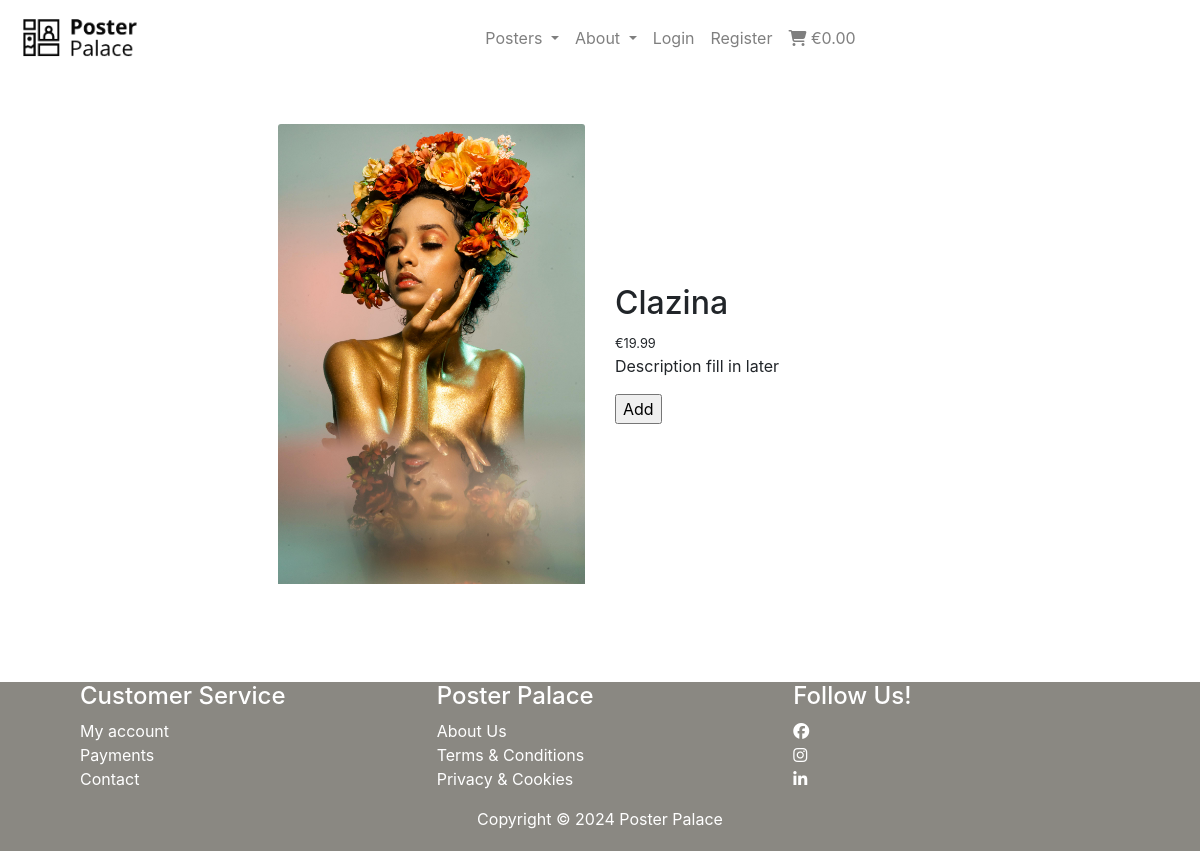
Page /posters/12 on the earlier database version.
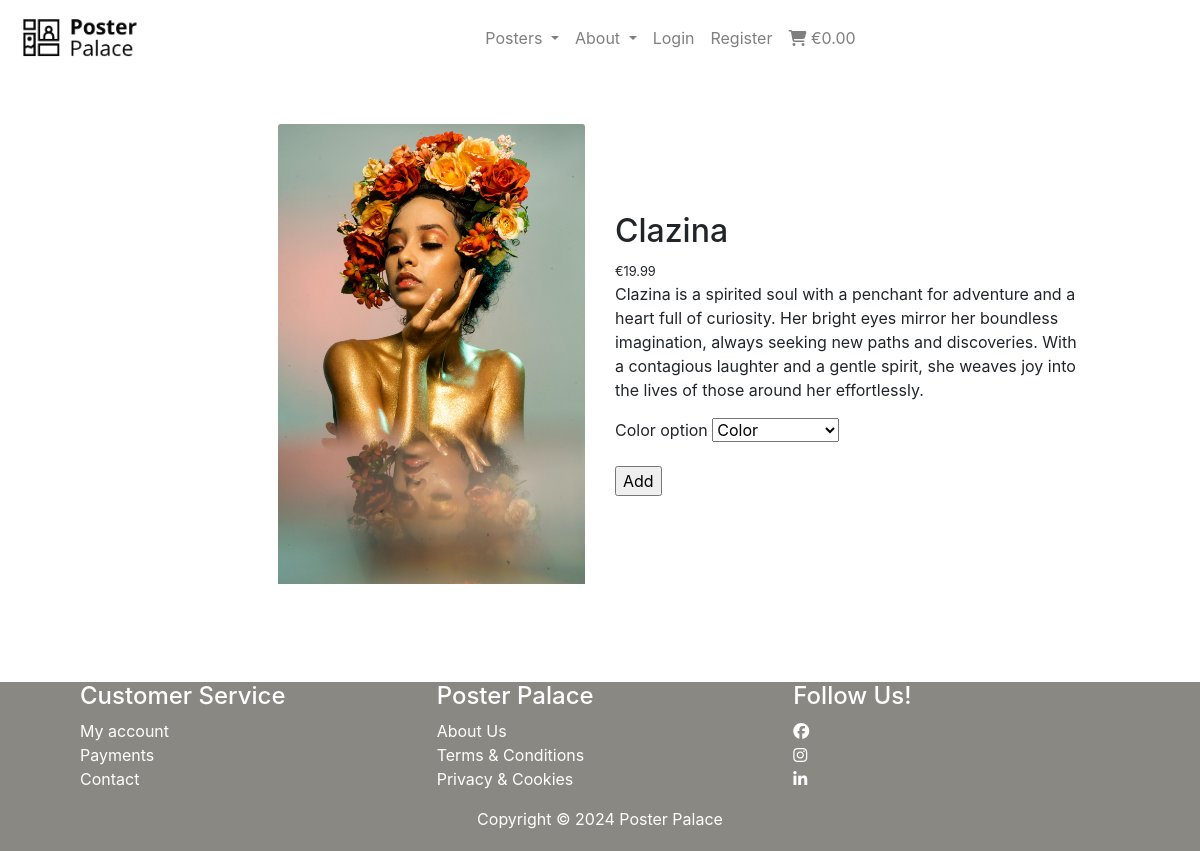
Same page on the later database version.
### posters/models.py (models this page shows, shortened)
class Poster(models.Model):
    category = models.ForeignKey('Category', null=True, blank=True, on_delete=models.SET_NULL)
    sku = models.CharField(max_length=254, null=True, blank=True)
    name = models.CharField(max_length=254)
    description = models.TextField()
    has_color = models.BooleanField(default=False, blank=True, null=True)
    color_option = models.CharField(max_length=15, blank=True, default='Color', choices=COLOR_CHOICES)
    has_sizes = models.BooleanField(default=False, blank=True, null=True)
    size_option = models.CharField(max_length=80, choices=SIZE_CHOICES, default='S')
    price = models.DecimalField(max_digits=6, decimal_places=2)
    rating = models.DecimalField(max_digits=6, decimal_places=2, null=True, blank=True)
    image_url = models.URLField(max_length=1024, null=True, blank=True)
    image = models.ImageField(null=True, blank=True)
    quantity = models.IntegerField(blank=False, default=1)

### posters/views.py (the view)
# urls.py: path('<poster_id>', views.poster_detail, name='poster_detail'),
def poster_detail(request, poster_id):
    poster = get_object_or_404(Poster, pk=poster_id)
    form_color = PosterColor()
    form_quantity = PosterQuantity()
    cart = request.session.get('cart', {})
    in_cart = False
    if poster_id in list(cart.keys()):
        print(cart)
        in_cart = True
    context = {
        'poster': poster,
        'form_color': form_color,
        'form_quantity': form_quantity,
        'cart': cart,
        'in_cart': in_cart,
        }
    return render(request, 'posters/poster_detail.html', context)

### posters/forms.py
class PosterColor(forms.ModelForm):
    class Meta:
        model = Poster
        fields = ('color_option',)

class PosterQuantity(forms.ModelForm):
    class Meta:
        model = Poster
        fields = ('quantity',)

### cart/contexts.py (called while the page is built, shortened)
def shopping_content(request):
    shopping_items = []
    total = 0
    poster_count = 0
    cart = request.session.get('cart', {})
    context = {
        'shopping_items': shopping_items,
        'total': total,
        'poster_count': poster_count,
    }
    return context

### posters/templates/posters/poster_detail.html (shortened to what this page needs)
{% extends "base.html" %}
{% load static %}
{% block content %}
<section>
    <div class="container">
        <div class="row">
            <div class="col-12 col-md-6 col-lg-4 offset-lg-2">
                <div class="image-container my-5">
                    {% if poster.image %}
                        <a href="{{ poster.image.url }}" target="_blank">
                            <img class="card-img-top img-fluid" src="{{ poster.image.url }}" alt="{{ poster.name }}">
                        </a>
                        {% else %}
                        <a href="">
                            <img class="card-img-top img-fluid" src="{{ MEDIA_URL }}noimage.png" alt="{{ poster.name }}">
                        </a>
                    {% endif %}
                </div>
            </div>
            <div class="col">
                <h2 class="top">{{ poster.name}}</h2><small>€{{ poster.price }}</small>
                <p>{{ poster.description }}</p>
                <form id="myForm" class="form" action="{% url 'add_to_cart' poster.id %}" method="POST">
                {% if poster.has_color %}
                    {{ form_color | crispy }}
                {% endif %}
                <input type="submit" class="add-to-cart" value="Add" {% if in_cart %}disabled{% endif %}>
                </form>
            </div>
        </div>
    </div>
</section>
{% endblock %}

Differences in the rows shown:
changed Poster "Clazina": description "Description fill in later" → "Clazina is a spirited soul with a penchant for adventure and a heart full of curiosity. Her bright eyes mirror her boundless imagination, always seeking new paths and discoveries. With a contagious laughter and a gentle spirit, she weaves joy into the lives of those around her effortlessly."; has_color False → True (drawn)
Other differences:
form field color_option: (not shown) → "Color"
text now shown: "Color option"
